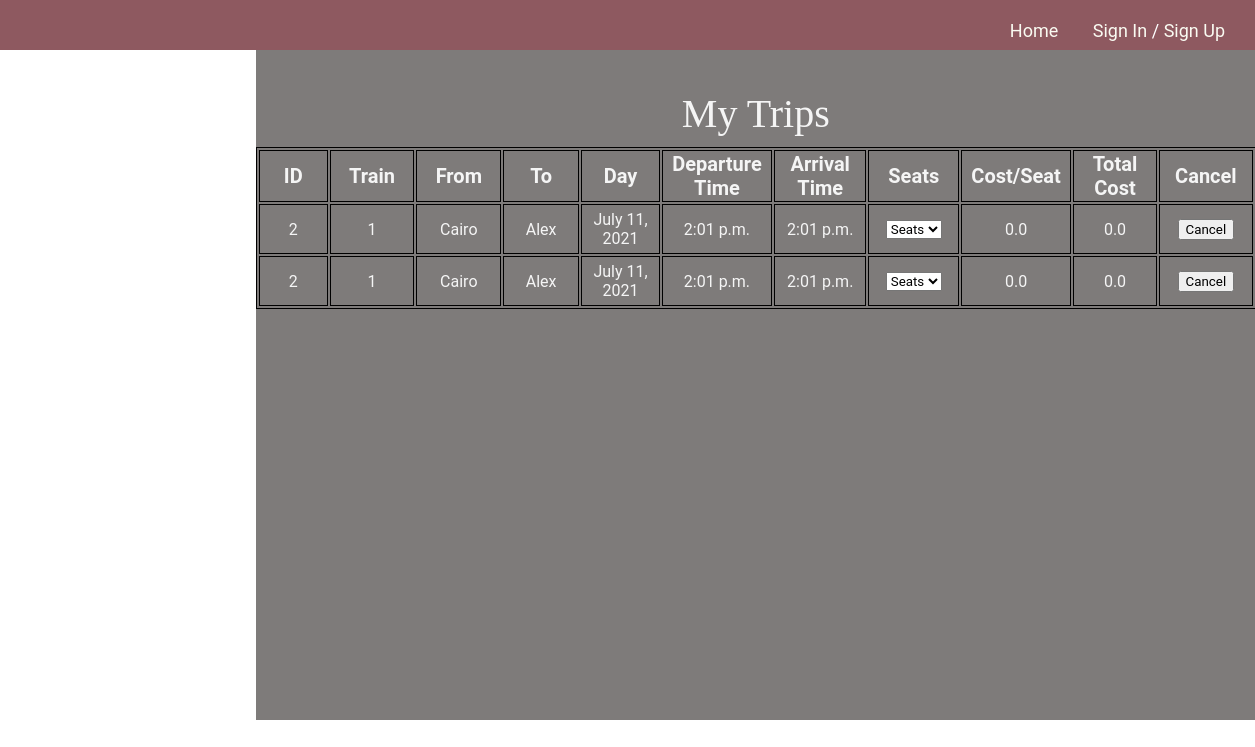
Page /My-Trips/17/ on the earlier database version.
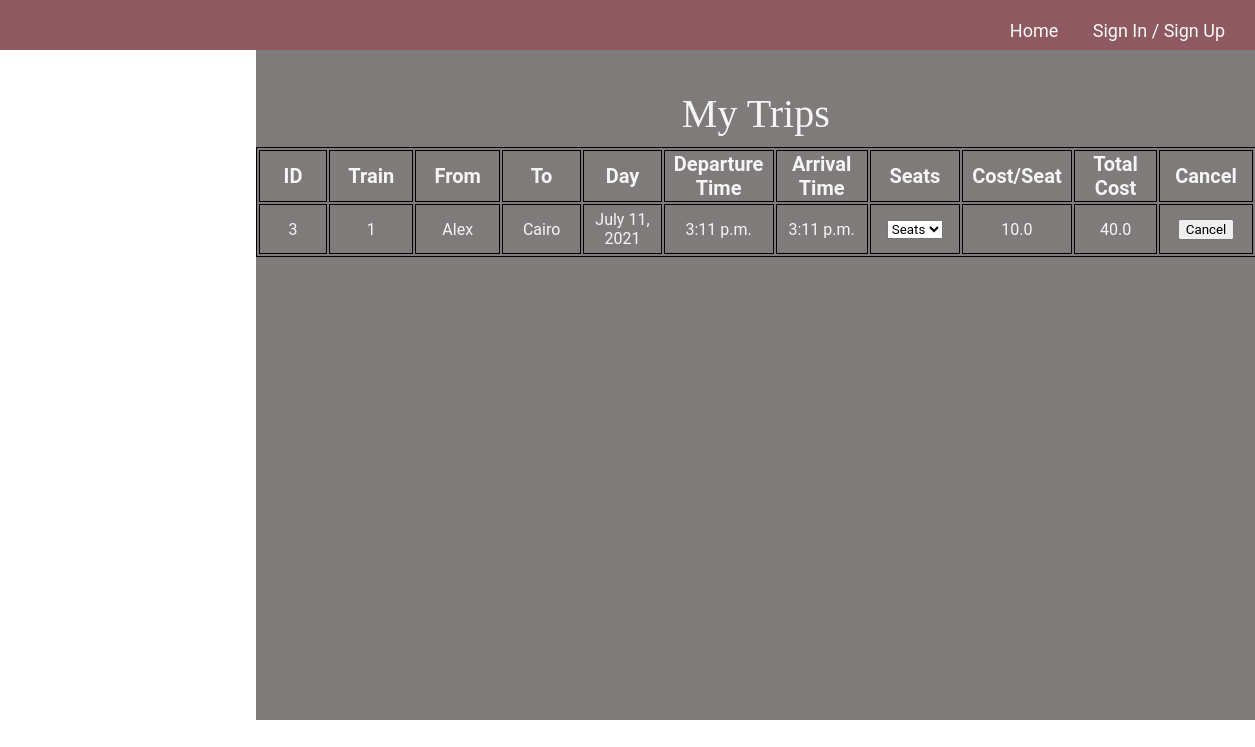
Same page on the later database version.
### blog/models.py (models this page shows, shortened)
class Book(models.Model):
    trip = models.ForeignKey(
        Trip, on_delete=models.CASCADE, related_name="BookTrips", null=False)
    user = models.ForeignKey(
        User, on_delete=models.CASCADE, related_name="BookUser", null=False)
    seats = IntegerField(default=0)
    seatTrain = models.ManyToManyField(Seat, null = True)

class Trip(models.Model):
    train = models.ForeignKey(
        Train, on_delete=models.CASCADE, related_name="TripTrain")
    source = models.ForeignKey(
        Station, on_delete=models.CASCADE, related_name="TripSource", null=False)
    destination = models.ForeignKey(
        Station, on_delete=models.CASCADE, related_name="TripDest", null=False)
    day = models.DateField(null=False)
    start_Time = models.TimeField(null=False)
    end_Time = models.TimeField(null=False)
    price = models.FloatField(null=False, default=0)
    Remaining_seats = models.IntegerField(default=0, editable=False)
    seats = models.IntegerField(default=0, editable=False)

class Train(models.Model):
    Number_of_seats = models.IntegerField(default=0)
    source = models.ForeignKey(
        Station, on_delete=models.CASCADE, related_name="TrainSource", null=False)
    destination = models.ForeignKey(
        Station, on_delete=models.CASCADE, related_name="TrainDest", null=False)

class Station(models.Model):
    id = models.IntegerField(default=-1, primary_key=True)
    stationName = models.CharField(max_length=15)

### blog/views.py (the view)
# urls.py: path('My-Trips/<id>/', views.myTrips, name='myTrips'),
def myTrips(request, id):
    book = Book.objects.filter(user = id)
    return render(request, "sitePages/myTrips.html", {'books': book})

### blog/tags/tags.py (called while the page is built)
@register.simple_tag
def bookSeat(book):
    seats = book.seatTrain.all()
    return seats

@register.simple_tag
def bookPrice(book):
    count = book.seatTrain.count()
    price = count * book.trip.price
    return price

### templates/sitePages/myTrips.html (shortened to what this page needs)
{% extends "base.html" %}
{% load static %}
{% load tags %}
{% block head %}
<link rel="stylesheet" href="{% static 'css/myTrips.css' %}">
{% endblock%}
{% block content %}
<div class="trips" style="overflow: auto;">
    <p>My Trips</p>
    <table id="tripsTable">
        <tr>
            <th>ID</th>
            <th>Train</th>
            <th>From</th>
            <th>To</th>
            <th>Day</th>
            <th>Departure Time</th>
            <th>Arrival Time</th>
            <th>Seats</th>
            <th>Cost/Seat</th>
            <th>Total Cost</th>
            <th>Cancel</th>
        </tr>
        {% for book in books %}
        <tr id = "{{book.id}}">
            <td>{{book.trip.id}}</td>
            <td>{{book.trip.train.id}}</td>
            <td>{{book.trip.source.stationName}}</td>
            <td>{{book.trip.destination.stationName}}</td>
            <td>{{book.trip.day}}</td>
            <td>{{book.trip.start_Time}}</td>
            <td>{{book.trip.end_Time}}</td>
            <td>
                <select>
                    <option selected hidden>Seats</option>
                    {% bookSeat book as seats %}
                </select>
            </td>
            <td>{{book.trip.price}}</td>
            {% bookPrice book as pr %}
            <td>{{pr}}</td>
            <td><button class="cancel" data-id='{{book.id}}' data-user="{{user.id}}">Cancel</button></td>
        </tr>
        {% empty %}
        <tr id="notrip">
            <td colspan="10">No Books</td>
        </tr>
        {% endfor %}
    </table>
</div>
{% endblock content %}

### templates/base.html (shortened to what this page needs)
<!DOCTYPE html>
<html lang="en">
<head>
    {% load static %}
    <link rel="stylesheet" href="{% static 'css/basePage.css' %}">
    {% block head%} {% endblock head %}
</head>
<body style="background: url('/static/imgs/background4.png'); background-size: cover; background-repeat:no-repeat; overflow:hidden;">
    <nav class="navBar">
        <a href="{% url 'blog:home' %}">Home</a>
        {% if user.is_authenticated %}
            {% if user.is_superuser %}
                <a href="{% url 'admin:index' %}">Admin Page</a>
            {% else %}
                <a href="{% url 'blog:myTrips' user.id %}">My Trips</a>
            {% endif %}
            <a href="{% url 'blog:profile' user.username %}">{{ user.username }}</a>
            <a href="{% url 'blog:logOut' %}">Log out</a>
        {% else %}
            <a id="signIn" href="{% url 'blog:signIn' %}">Sign In</a>
            <span id="sp1">/</span>
            <a href="{% url 'blog:signUp' %}">Sign Up</a>
        {% endif %}
    </nav>
    {% block content %} {% endblock %}
</body>
</html>

### static/css/basePage.css (style rules this page uses)
* { box-sizing: border-box; }
nav { display: inline; height: 50px; top: -5px; margin-top: 5px; padding-top: 20px; text-align: right; width: 100%; font-size: 18px; font-family: "Wire+One"; background: rgba(87, 8, 18, 0.671); position: fixed; margin-left: -8px; right: 0; }
nav a { margin-right: 30px; padding: 0px; color: rgb(250, 251, 242); text-decoration: none; }
#signIn { margin-right: 0px; }
#sp1 { color: white; padding: 0 0 0 0; }

### static/css/myTrips.css (style rules this page uses)
* { box-sizing: border-box; font-family: 'Roboto', sans-serif; }
.trips p { font-family: 'Times New Roman', Times, serif; font-size: 40px; color: whitesmoke; text-align: center; padding-top: 0.5px; }
.trips { margin-top: 4%; margin-left: 20%; background: rgba(51, 46, 45, 0.63); width: 1000px; height: 670px; overflow: scroll; }
table, th, td { margin-top: -3%; border: 1px solid black; table-layout: fixed; text-align: center; }
th { width: 133.3px; height: 40px; font-size: 20px; color: whitesmoke; font-weight: bold; }
td { width: 114.28px; height: 50px; font-size: 16px; color: whitesmoke; }

Differences in the rows shown:
removed Book: trip.id "2", trip.train.id "1", trip.source.stationName "Cairo", trip.destination.stationName "Alex", trip.day "July 11, 2021", trip.start_Time "2:01 p.m.", trip.end_Time "2:01 p.m.", trip.price "0.0", pr "0.0"
removed Book: trip.id "2", trip.train.id "1", trip.source.stationName "Cairo", trip.destination.stationName "Alex", trip.day "July 11, 2021", trip.start_Time "2:01 p.m.", trip.end_Time "2:01 p.m.", trip.price "0.0", pr "0.0"
added Book: trip.id "3", trip.train.id "1", trip.source.stationName "Alex", trip.destination.stationName "Cairo", trip.day "July 11, 2021", trip.start_Time "3:11 p.m.", trip.end_Time "3:11 p.m.", trip.price "10.0", pr "40.0"
